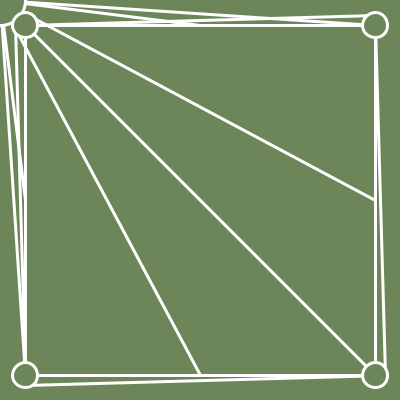
Frame 1 (no input)
Frame 60 (the mouse pressed at the canvas centre just before this capture): identical to frame 1, image omitted
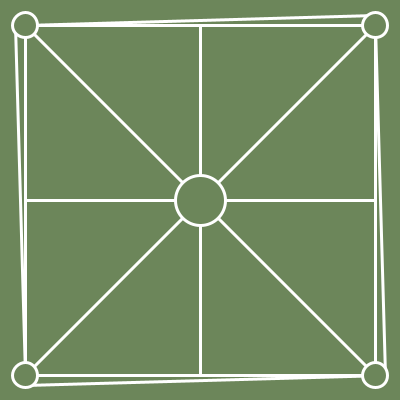
Frame 120 (the mouse held since frame 60 and released just before this capture)

The Processing sketch that drew these frames (run headless with seeded random() and noise(); from frame 60 on, the mouse is pressed at the canvas centre):

// Processing sketch: processing_166714
// ── processing_166714.pde

void setup() {
  size (400, 400);
  stroke (255);
  strokeWeight(3);
}
void draw() {
  background(#6C865A);
  
  line (200, 25, mouseX, mouseY);
  line (200, 375, mouseX, mouseY);
  line (25, 200, mouseX, mouseY);
  line (375, 200, mouseX, mouseY);
  
  line (25, 25, mouseX, mouseY);
  line (375, 375, mouseX, mouseY);
  line (375, 25, mouseX, mouseY);
  line (25, 375, mouseX, mouseY);
  
  line (25, 25, 25, 375);
  line (15, 25, 25, 375);
  line (25, 25, 375, 25);
  line (25, 25, 375, 15);
  line (375, 375, 25, 375);
  line (385, 375, 25, 385);
  line (375, 375, 375, 25);
  line (385, 375, 375, 25);
  
  ellipse (mouseX, mouseY, 25, 25);
  
  fill (#6c865a);
  ellipse (mouseX, mouseY, 50, 50);
  
  ellipse (25, 25, 25, 25);
  ellipse (375, 375, 25, 25);
  ellipse (25, 375, 25, 25);
  ellipse (375, 25, 25, 25);
  
}
